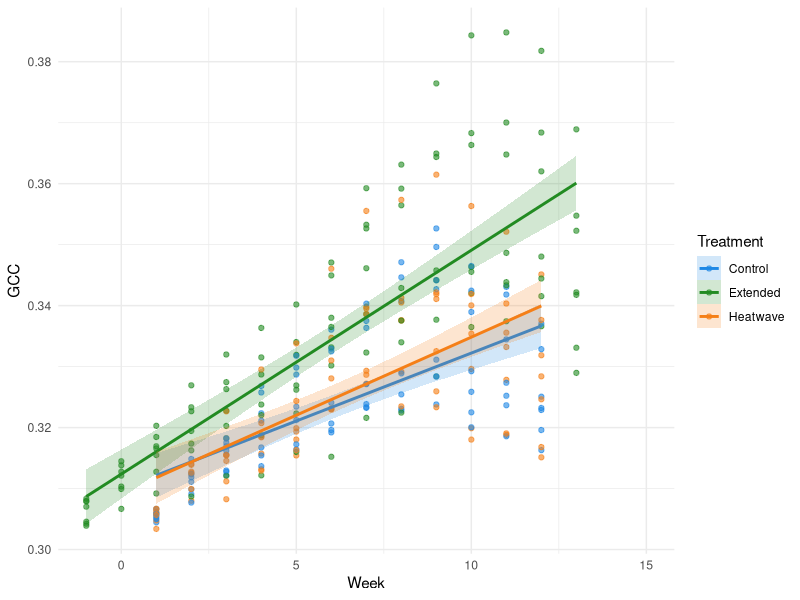
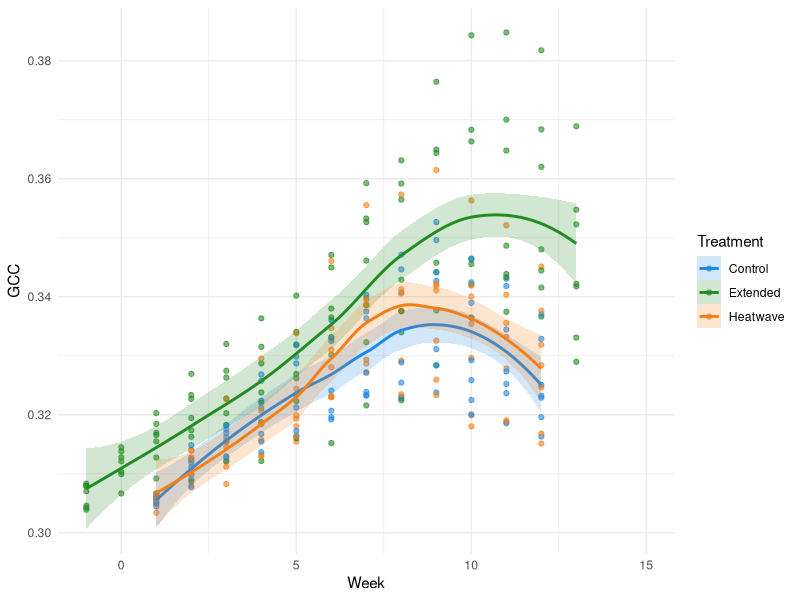
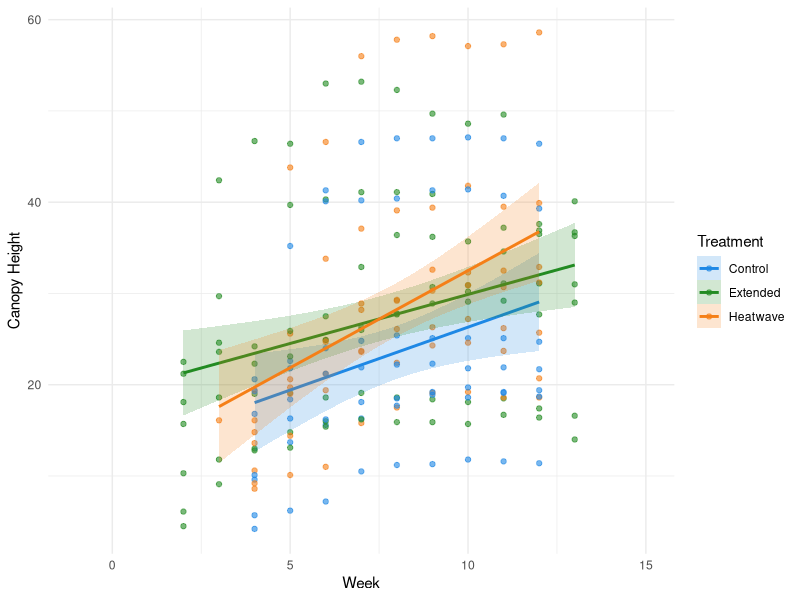
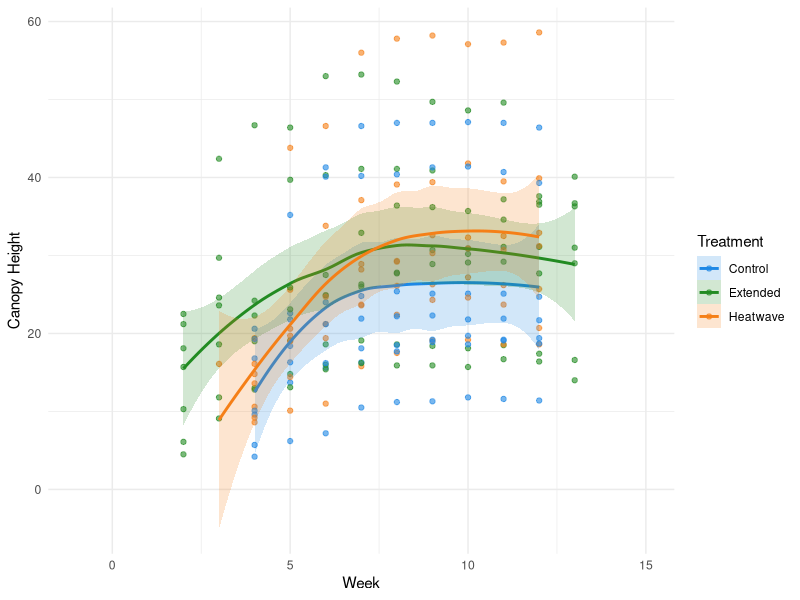
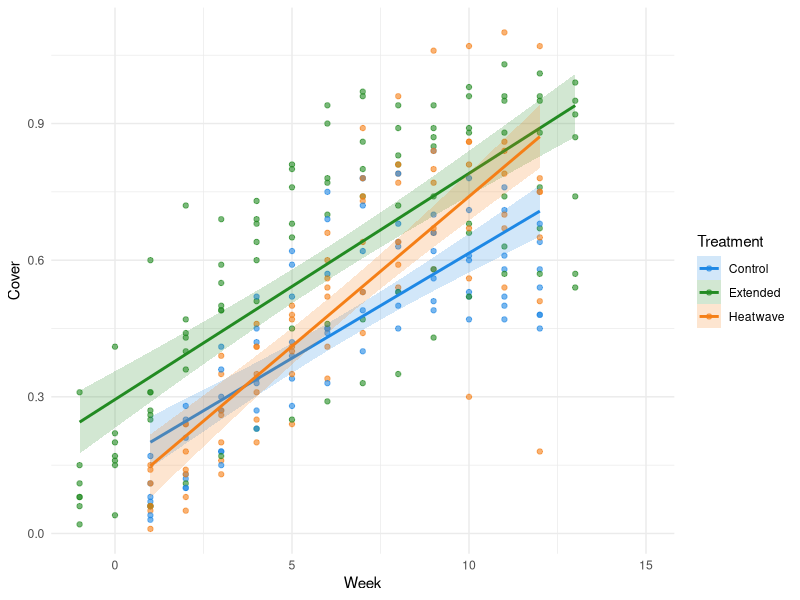
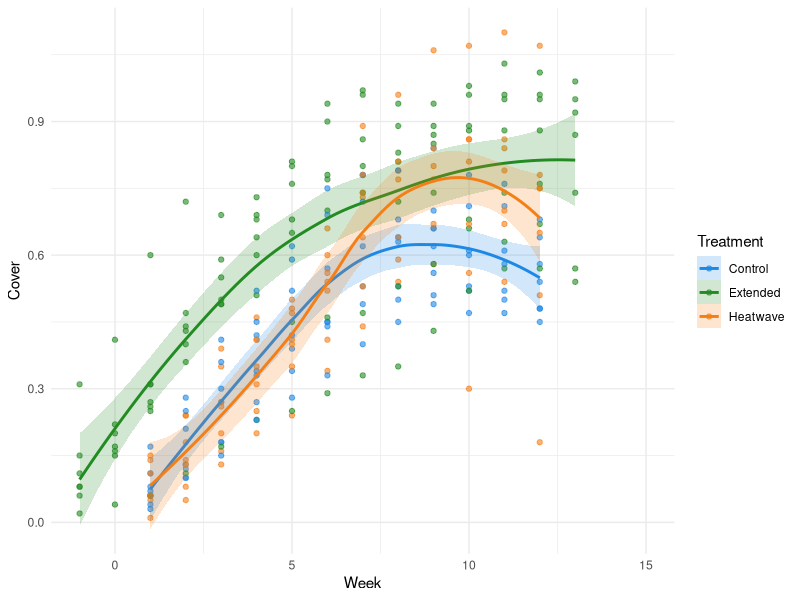
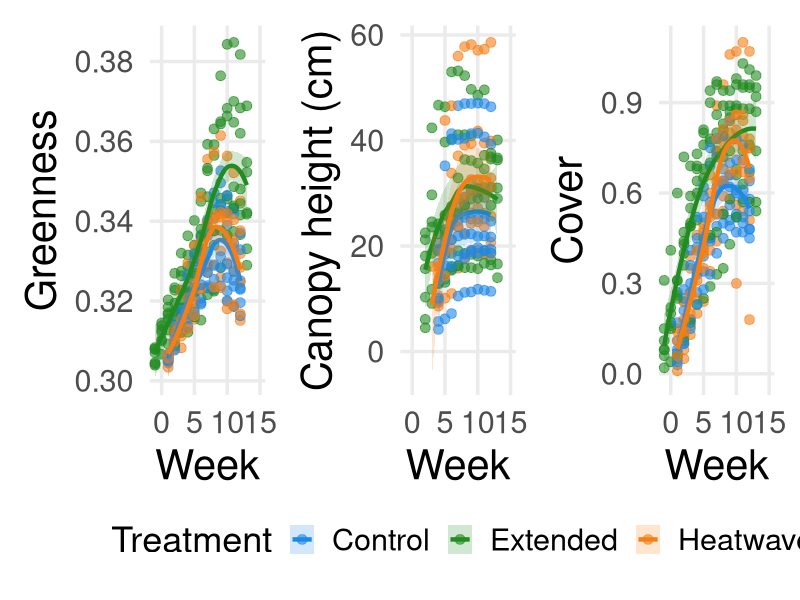
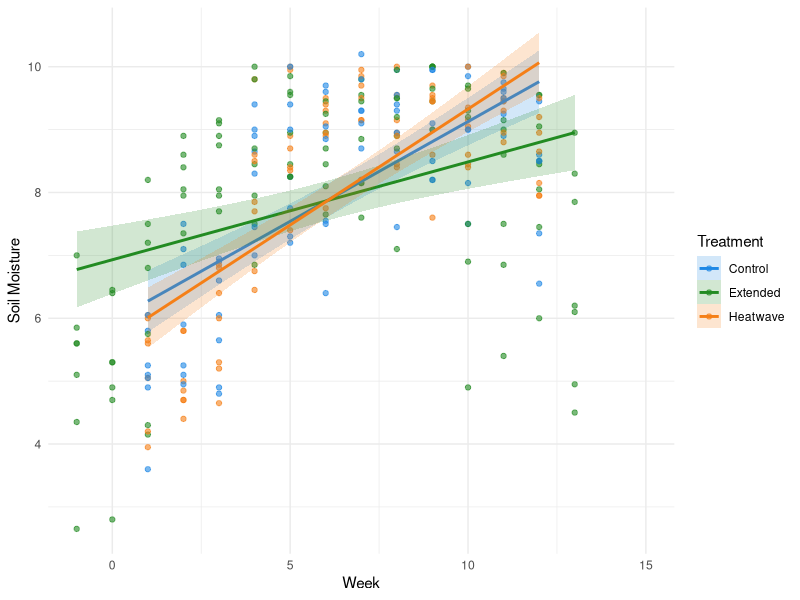

R code for these plots, in order:

############## UPDATED FIGURES ###############
#### Written by Samantha Solis de Ovando #####

# set working directory 
setwd("~/Documents/UndergradThesis/data")

####### shift extended grp by -2 weeks #######
library(dplyr)
original_data <- read.csv("MasterDataSheet_UGthesis_Feb232026.csv")
shifted_data <- original_data %>%
  mutate(measurement.week = ifelse(Treatment == "Extended",
                                   measurement.week - 2,
                                   measurement.week))
#print CSV
#write.csv(shifted_data, "shifted_dataset.csv", row.names = FALSE)

###########################################################################
################################# FIGURES #################################
###########################################################################

### IMPORTANT: USE THIS DATA WHEN PLOTTING BY TIME
plotting_with_time <- read.csv("shifted_dataset.csv")
plotting_with_time$canopyheight <- as.numeric(as.character(plotting_with_time$canopyheight))


############## PLANT PRODUCTIVITY ##############

####### GREENNESS #######

## Scatter plot with linear best fit and SE ribbon ##

### figure file name = GCC_Scatter_Linear_Ribbon

library(ggplot2)

ggplot(plotting_with_time, aes(x = measurement.week, y = meanGCC, color = Treatment)) +
  geom_point(alpha = 0.6, na.rm = TRUE) +
  geom_smooth(aes(fill = Treatment),
              method = "lm",
              se = TRUE,
              alpha = 0.2,
              na.rm = TRUE) +
  scale_color_manual(values = c(
    "Control" = "#1E88E5",
    "Extended" = "#228B22",
    "Heatwave" = "#F57F17"
  )) +
  scale_fill_manual(values = c(
    "Control" = "#1E88E5",
    "Extended" = "#228B22",
    "Heatwave" = "#F57F17"
  )) +
  labs(
    x = "Week",
    y = "GCC"
  ) +
  theme_minimal()

#############################################
## Scatter plot with local regression line ##
#file name of figure: GCC_Scatter_LocalRegression

library(ggplot2)

ggplot(plotting_with_time, aes(x = measurement.week, y = meanGCC, color = Treatment)) +
  geom_point(alpha = 0.6, na.rm = TRUE) +
  geom_smooth(aes(fill = Treatment),
              method = "loess",
              se = TRUE,
              alpha = 0.2,
              na.rm = TRUE) +
  scale_color_manual(values = c(
    "Control" = "#1E88E5",
    "Extended" = "#228B22",
    "Heatwave" = "#F57F17"
  )) +
  scale_fill_manual(values = c(
    "Control" = "#1E88E5",
    "Extended" = "#228B22",
    "Heatwave" = "#F57F17"
  )) +
  labs(
    x = "Week",
    y = "GCC"
  ) +
  theme_minimal()


###################### CANOPY HEIGHT ######################

### trouble shooting - plots not coming out right:
#class(plotting_with_time$canopyheight)
#str(plotting_with_time$canopyheight)
#plotting_with_time$canopyheight <- as.numeric(as.character(plotting_with_time$canopyheight))

### scatter with linear regression line ###
#file name: CanopyHeight_Scatter_LinearRegression
library(ggplot2)

ggplot(plotting_with_time, aes(x = measurement.week, y = canopyheight, color = Treatment)) +
  geom_point(alpha = 0.6, na.rm = TRUE) +
  geom_smooth(aes(fill = Treatment),
              method = "lm",
              se = TRUE,
              alpha = 0.2,
              na.rm = TRUE) +
  scale_color_manual(values = c(
    "Control" = "#1E88E5",
    "Extended" = "#228B22",
    "Heatwave" = "#F57F17"
  )) +
  scale_fill_manual(values = c(
    "Control" = "#1E88E5",
    "Extended" = "#228B22",
    "Heatwave" = "#F57F17"
  )) +
  labs(
    x = "Week",
    y = "Canopy Height"
  ) +
  theme_minimal()

### Canopy height scatter with local regression line ###
#file name: CanopyHeight_Scatter_LocalRegression

library(ggplot2)

ggplot(plotting_with_time, aes(x = measurement.week, y = canopyheight, color = Treatment)) +
  geom_point(alpha = 0.6, na.rm = TRUE) +
  geom_smooth(aes(fill = Treatment),
              method = "loess",
              se = TRUE,
              alpha = 0.2,
              na.rm = TRUE) +
  scale_color_manual(values = c(
    "Control" = "#1E88E5",
    "Extended" = "#228B22",
    "Heatwave" = "#F57F17"
  )) +
  scale_fill_manual(values = c(
    "Control" = "#1E88E5",
    "Extended" = "#228B22",
    "Heatwave" = "#F57F17"
  )) +
  labs(
    x = "Week",
    y = "Canopy Height"
  ) +
  theme_minimal()

###################### COVER ######################
### cover scatter with linear regression
# file name for figure: Cover_Scatter_LinearRegression

library(ggplot2)

ggplot(plotting_with_time, aes(x = measurement.week, y = CanopyExtent, color = Treatment)) +
  geom_point(alpha = 0.6, na.rm = TRUE) +
  geom_smooth(aes(fill = Treatment),
              method = "lm",
              se = TRUE,
              alpha = 0.2,
              na.rm = TRUE) +
  scale_color_manual(values = c(
    "Control" = "#1E88E5",
    "Extended" = "#228B22",
    "Heatwave" = "#F57F17"
  )) +
  scale_fill_manual(values = c(
    "Control" = "#1E88E5",
    "Extended" = "#228B22",
    "Heatwave" = "#F57F17"
  )) +
  labs(
    x = "Week",
    y = "Cover"
  ) +
  theme_minimal()

### cover scatter with local regression ###
# file name: Cover_Scatter_LocalRegression

library(ggplot2)

ggplot(plotting_with_time, aes(x = measurement.week, y = CanopyExtent, color = Treatment)) +
  geom_point(alpha = 0.6, na.rm = TRUE) +
  geom_smooth(aes(fill = Treatment),
              method = "loess",
              se = TRUE,
              alpha = 0.2,
              na.rm = TRUE) +
  scale_color_manual(values = c(
    "Control" = "#1E88E5",
    "Extended" = "#228B22",
    "Heatwave" = "#F57F17"
  )) +
  scale_fill_manual(values = c(
    "Control" = "#1E88E5",
    "Extended" = "#228B22",
    "Heatwave" = "#F57F17"
  )) +
  labs(
    x = "Week",
    y = "Cover"
  ) +
  theme_minimal()


##### FOR POSTER ###########
#### multi-panel figure ####
library(ggplot2)
install.packages("patchwork")
library(patchwork)
treatment_colours <- c(
  "Control"  = "#1E88E5",
  "Extended" = "#228B22",
  "Heatwave" = "#F57F17"
)

CAGPoster_theme <- theme_minimal(base_size = 26) +
  theme(
    axis.title = element_text(size = 30),
    axis.text = element_text(size = 22),
    legend.title = element_text(size = 26),
    legend.text = element_text(size = 22),
    panel.grid.minor = element_blank(),
    legend.position = "bottom"
  )

### make same plot for any variable for poster ###
make_poster_plot <- function(df, y_col, y_lab) {
  ggplot(df, aes(x = measurement.week, y = .data[[y_col]], color = Treatment)) +
    geom_point(alpha = 0.6, na.rm = TRUE, size = 3) +
    geom_smooth(aes(fill = Treatment),
                method = "loess",
                se = TRUE,
                alpha = 0.2,
                na.rm = TRUE,
                linewidth = 1.5) +
    scale_color_manual(values = treatment_colours) +
    scale_fill_manual(values = treatment_colours) +
    labs(x = "Week", y = y_lab, color = "Treatment", fill = "Treatment") +
    CAGPoster_theme
}

p1 <- make_poster_plot(plotting_with_time, "meanGCC", "Greenness")
p2 <- make_poster_plot(plotting_with_time, "canopyheight", "Canopy height (cm)")
p3 <- make_poster_plot(plotting_with_time, "CanopyExtent", "Cover")

### 1x3 grid
combined <- p1 + p2 + p3 + plot_layout(ncol = 3, guides = "collect") &
  theme(legend.position = "bottom")

combined

############## ABIOTIC SOIL PROPERTIES  ##############

####### SOIL MOISTURE #######
### scatter with linear regression line ###
#file name: SoilMoisture_Scatter_LinearRegression

library(ggplot2)

ggplot(plotting_with_time, aes(x = measurement.week, y = MeanSoilMoisture, color = Treatment)) +
  geom_point(alpha = 0.6, na.rm = TRUE) +
  geom_smooth(aes(fill = Treatment),
              method = "lm",
              se = TRUE,
              alpha = 0.2,
              na.rm = TRUE) +
  scale_color_manual(values = c(
    "Control" = "#1E88E5",
    "Extended" = "#228B22",
    "Heatwave" = "#F57F17"
  )) +
  scale_fill_manual(values = c(
    "Control" = "#1E88E5",
    "Extended" = "#228B22",
    "Heatwave" = "#F57F17"
  )) +
  labs(
    x = "Week",
    y = "Soil Moisture"
  ) +
  theme_minimal()

### scatter with local regression line ###
#file name: SoilMoisture_Scatter_LocalRegression

library(ggplot2)

ggplot(plotting_with_time, aes(x = measurement.week, y = MeanSoilMoisture, color = Treatment)) +
  geom_point(alpha = 0.6, na.rm = TRUE) +
  geom_smooth(aes(fill = Treatment),
              method = "loess",
              se = TRUE,
              alpha = 0.2,
              na.rm = TRUE) +
  scale_color_manual(values = c(
    "Control" = "#1E88E5",
    "Extended" = "#228B22",
    "Heatwave" = "#F57F17"
  )) +
  scale_fill_manual(values = c(
    "Control" = "#1E88E5",
    "Extended" = "#228B22",
    "Heatwave" = "#F57F17"
  )) +
  labs(
    x = "Week",
    y = "Soil Moisture"
  ) +
  theme_minimal()

#################### SOIL PH ####################

### scatter with linear regression line ###
#file name: SoilpH_Scatter_LinearRegression

library(ggplot2)

ggplot(plotting_with_time, aes(x = measurement.week, y = MEANpH, color = Treatment)) +
  geom_point(alpha = 0.6, na.rm = TRUE) +
  geom_smooth(aes(fill = Treatment),
              method = "lm",
              se = TRUE,
              alpha = 0.2,
              na.rm = TRUE) +
  scale_color_manual(values = c(
    "Control" = "#1E88E5",
    "Extended" = "#228B22",
    "Heatwave" = "#F57F17"
  )) +
  scale_fill_manual(values = c(
    "Control" = "#1E88E5",
    "Extended" = "#228B22",
    "Heatwave" = "#F57F17"
  )) +
  labs(
    x = "Week",
    y = "Soil pH"
  ) +
  theme_minimal()

### scatter with local regression line ###
#file name: SoilpH_Scatter_LocalRegression

library(ggplot2)

ggplot(plotting_with_time, aes(x = measurement.week, y = MEANpH, color = Treatment)) +
geom_point(alpha = 0.6, na.rm = TRUE) +
geom_smooth(aes(fill = Treatment),
              method = "loess",
              se = TRUE,
              alpha = 0.2,
              na.rm = TRUE) +
scale_color_manual(values = c(
  "Control" = "#1E88E5",
  "Extended" = "#228B22",
  "Heatwave" = "#F57F17"
  )) +
  scale_fill_manual(values = c(
  "Control" = "#1E88E5",
  "Extended" = "#228B22",
  "Heatwave" = "#F57F17"
  )) +
  labs(
    x = "Week",
    y = "Soil pH"
  ) +
  theme_minimal()

#############1x2 Grid for Poster################
### save as: 2500x800

CAGPoster_theme <- theme_minimal(base_size = 26) +
  theme(
    axis.title = element_text(size = 30),
    axis.text = element_text(size = 22),
    legend.title = element_text(size = 26),
    legend.text = element_text(size = 22),
    panel.grid.minor = element_blank(),
    legend.position = "bottom"
  )

### make same plot for any variable for poster ###
poster_plot <- function(df, y_col, y_lab) {
  ggplot(df, aes(x = measurement.week, y = .data[[y_col]], color = Treatment)) +
    geom_point(alpha = 0.6, na.rm = TRUE, size = 3) +
    geom_smooth(aes(fill = Treatment),
                method = "loess",
                se = TRUE,
                alpha = 0.2,
                na.rm = TRUE,
                linewidth = 1.5) +
    scale_color_manual(values = treatment_colours) +
    scale_fill_manual(values = treatment_colours) +
    labs(x = "Week", y = y_lab, color = "Treatment", fill = "Treatment") +
    CAGPoster_theme
}

p1 <- poster_plot(plotting_with_time, "MeanSoilMoisture", "Soil Moisture")
p2 <- poster_plot(plotting_with_time, "MEANpH", "pH")

### 1x3 grid
combined <- p1 + p2 + plot_layout(ncol = 2, guides = "collect") &
  theme(legend.position = "bottom")

combined


###### side by side box plot (heatwave and autumn only) ##########

################### PLANT PHYSIOLOGICAL RESPONSE #######################
library(ggplot2)
library(dplyr)
library(patchwork)

treat_cols <- c(
  "Control"  = "#1E88E5",
  "Extended" = "#228B22",
  "Heatwave" = "#F57F17"
)

# only Heat wave & Autumn
soil_data <- plotting_with_time %>%
  filter(Season %in% c("Late summer / heatwave", "Autumn")) %>%
  mutate(
    Season = factor(Season, levels = c("Late summer / heatwave", "Autumn")),
    Treatment = factor(Treatment, levels = c("Control", "Heatwave", "Extended"))
  )

# pH plot
pH_plot <- ggplot(soil_data, aes(x = Season, y = MEANpH, fill = Treatment)) +
  geom_boxplot(
    width = 0.65,
    outlier.alpha = 0.5,
    na.rm = TRUE,
    position = position_dodge(width = 0.75)
  ) +
  scale_fill_manual(values = treat_cols) +
  labs(
    title = "Soil pH",
    x = NULL,
    y = "Mean pH",
    fill = "Treatment"
  ) +
  theme_minimal(base_size = 22) +
  theme(
    legend.position = "bottom",
    panel.grid.minor = element_blank()
  )

# Moisture
moisture_plot <- ggplot(soil_data, aes(x = Season, y = MeanSoilMoisture, fill = Treatment)) +
  geom_boxplot(
    width = 0.65,
    outlier.alpha = 0.5,
    na.rm = TRUE,
    position = position_dodge(width = 0.75)
  ) +
  scale_fill_manual(values = treat_cols) +
  labs(
    title = "Soil Moisture",
    x = NULL,
    y = "Mean soil moisture",
    fill = "Treatment"
  ) +
  theme_minimal(base_size = 22) +
  theme(
    legend.position = "bottom",
    panel.grid.minor = element_blank()
  )

#combine plots 1x2 grid + one legend
combined <- (pH_plot + moisture_plot) +
  plot_layout(ncol = 2, guides = "collect") &
  theme(legend.position = "bottom")

combined

#### EVAPOTRANSPIRATION ###
# Pot water loss / week. ET proxy. 

### scatter with linear regression line ###
#file name: Evapotranspiration_Scatter_LinearRegression

library(ggplot2)

ggplot(plotting_with_time, aes(x = measurement.week, y = EvapotranspirationRate, color = Treatment)) +
  geom_point(alpha = 0.6, na.rm = TRUE) +
  geom_smooth(aes(fill = Treatment),
              method = "lm",
              se = TRUE,
              alpha = 0.2,
              na.rm = TRUE) +
  scale_color_manual(values = c(
    "Control" = "#1E88E5",
    "Extended" = "#228B22",
    "Heatwave" = "#F57F17"
  )) +
  scale_fill_manual(values = c(
    "Control" = "#1E88E5",
    "Extended" = "#228B22",
    "Heatwave" = "#F57F17"
  )) +
  labs(
    x = "Week",
    y = "Evapotranspiration (Kg lost/week)"
  ) +
  theme_minimal()

### scatter with local regression line ###
#file name: Evapotranspiration_Scatter_LocalRegression

library(ggplot2)

ggplot(plotting_with_time, aes(x = measurement.week, y = EvapotranspirationRate, color = Treatment)) +
  geom_point(alpha = 0.6, na.rm = TRUE) +
  geom_smooth(aes(fill = Treatment),
              method = "loess",
              se = TRUE,
              alpha = 0.2,
              na.rm = TRUE) +
  scale_color_manual(values = c(
    "Control" = "#1E88E5",
    "Extended" = "#228B22",
    "Heatwave" = "#F57F17"
  )) +
  scale_fill_manual(values = c(
    "Control" = "#1E88E5",
    "Extended" = "#228B22",
    "Heatwave" = "#F57F17"
  )) +
  labs(
    x = "Week",
    y = "Evapotranspiration (Kg lost/week)"
  ) +
  theme_minimal(base_size = 26)

###################### ECOSYSTEM GAS FLUXES #######################

############ CO2 respiration #########

### scatter with linear regression line ###
#file name: CO2_Scatter_LinearRegression

library(ggplot2)

ggplot(plotting_with_time, aes(x = measurement.week, y = CO2flux, color = Treatment)) +
  geom_point(alpha = 0.6, na.rm = TRUE) +
  geom_smooth(aes(fill = Treatment),
              method = "lm",
              se = TRUE,
              alpha = 0.2,
              na.rm = TRUE) +
  scale_color_manual(values = c(
    "Control" = "#1E88E5",
    "Extended" = "#228B22",
    "Heatwave" = "#F57F17"
  )) +
  scale_fill_manual(values = c(
    "Control" = "#1E88E5",
    "Extended" = "#228B22",
    "Heatwave" = "#F57F17"
  )) +
  labs(
    x = "Week",
    y = "CO2 respiration"
  ) +
  theme_minimal()

### Scatter with local regression line ###
#File name: CO2_Scatter_LocalRegression

library(ggplot2)

ggplot(plotting_with_time, aes(x = measurement.week, y = CO2flux, color = Treatment)) +
  geom_point(alpha = 0.6, na.rm = TRUE) +
  geom_smooth(aes(fill = Treatment),
              method = "loess",
              se = TRUE,
              alpha = 0.2,
              na.rm = TRUE) +
  scale_color_manual(values = c(
    "Control" = "#1E88E5",
    "Extended" = "#228B22",
    "Heatwave" = "#F57F17"
  )) +
  scale_fill_manual(values = c(
    "Control" = "#1E88E5",
    "Extended" = "#228B22",
    "Heatwave" = "#F57F17"
  )) +
  labs(
    x = "Week",
    y = "CO2 respiration"
  ) +
  theme_minimal(base_size = 26)


############### CH4 Respiration ###############

### scatter with linear regression line ###
#file name: CH4_Scatter_LinearRegression

library(ggplot2)

ggplot(plotting_with_time, aes(x = measurement.week, y = CH4flux, color = Treatment)) +
  geom_point(alpha = 0.6, na.rm = TRUE) +
  geom_smooth(aes(fill = Treatment),
              method = "lm",
              se = TRUE,
              alpha = 0.2,
              na.rm = TRUE) +
  scale_color_manual(values = c(
    "Control" = "#1E88E5",
    "Extended" = "#228B22",
    "Heatwave" = "#F57F17"
  )) +
  scale_fill_manual(values = c(
    "Control" = "#1E88E5",
    "Extended" = "#228B22",
    "Heatwave" = "#F57F17"
  )) +
  labs(
    x = "Week",
    y = "CH4 respiration"
  ) +
  theme_minimal()

##########################################
### Scatter with local regression line ###
#File name: CH4_Scatter_LocalRegression###
##### includes dashed season lines (needs to be updaed) - not working:
#mid-summer line is missing, text overlapping

library(ggplot2)

#added for season labels
library(dplyr)
season_blocks <- plotting_with_time %>%
  filter(!is.na(SeasonLabels), !is.na(measurement.week)) %>%
  group_by(SeasonLabels) %>%
  summarise(
    xmin = min(measurement.week),
    xmax = max(measurement.week),
    xmid = (xmin + xmax) / 2,
    .groups = "drop"
  )
heatwave_start <- 5
heatwave_end <- 7

yr <- range(plotting_with_time$CH4flux, na.rm = TRUE)
y_label <- yr[1] - 0.15 * diff(yr)

### scatter original
ggplot(plotting_with_time, aes(x = measurement.week, y = CH4flux, color = Treatment)) +

##### heatwave shaded block ######
  geom_rect(
    aes(xmin = heatwave_start, xmax = heatwave_end,
        ymin = -Inf, ymax = Inf),
    inherit.aes = FALSE,
    fill = "#ffdbdc",
    alpha = 0.15
  ) +
  
#### dashed season lines #####
geom_vline(
  data = season_blocks,
  aes(xintercept = xmin),
  linetype = "dashed",
  color = "black",
  alpha = 0.6
) +
  
### season labels ###
  geom_text(
    data = season_blocks,
    aes(x = xmid, y = y_label, label = gsub(" ", "\n", SeasonLabels)),
    inherit.aes = FALSE,
    color = "black",
    size = 3,
    lineheight = 0.9
  ) +
  
  expand_limits(y = y_label)+

  ##############################
  geom_point(alpha = 0.6, na.rm = TRUE) +
  geom_smooth(aes(fill = Treatment),
              method = "loess",
              se = TRUE,
              alpha = 0.2,
              na.rm = TRUE) +
  scale_color_manual(values = c(
    "Control" = "#1E88E5",
    "Extended" = "#228B22",
    "Heatwave" = "#F57F17"
  )) +
  scale_fill_manual(values = c(
    "Control" = "#1E88E5",
    "Extended" = "#228B22",
    "Heatwave" = "#F57F17"
  )) +
  labs(
    x = "Week",
    y = "CH4 respiration"
  ) +
  theme_minimal()


################################################################
####### BOX PLOTS - add significance lines BETWEEN BOXES! ######
######################## PLANT RESPONSE ########################


################### FOR POSTER #################
## save as: width = 2500, height = 2100 ##
####### GCC #######
library(ggplot2)
library(dplyr)

box_data <- plotting_with_time %>%
  mutate(
    Treatment = factor(Treatment, levels = c("Control", "Heatwave", "Extended")),
    Season = factor(
    Season, 
    levels = c("Early summer", "Mid-summer", "Late summer / heatwave", "Autumn"),
    labels = c("Early summer", "Mid-summer", "Heat wave", "Autumn"))
  ) %>%
  filter(!is.na(meanGCC))

p <- ggplot(box_data, aes(x = Treatment, y = meanGCC, fill = Treatment)) +
  geom_boxplot(width = 0.7, outlier.alpha = 0.6) +
  facet_grid(. ~ Season) +
  labs(
    title = "GCC by treatment across seasons",
    x = "",
    y = "GCC",
    fill = "Treatment"
  ) +
  scale_fill_manual(values = c(
    "Control"  = "#2C6DB2",
    "Extended" = "#2E7D32",
    "Heatwave" = "#D55E00"
  )) +
  theme_minimal(base_size = 50) +
  theme(
    legend.position = "right",
    strip.text = element_text(face = "bold"),
    axis.text.x = element_blank(),
    axis.ticks.x = element_blank()
  )

print(p)

#####################################
######### CANOPY HEIGHT #############
############ BOX PLOT ###############

## save as: width = 2500, height = 2100 ##
####### Canopy Height #######
library(ggplot2)
library(dplyr)

box_data <- plotting_with_time %>%
  mutate(
    Treatment = factor(Treatment, levels = c("Control", "Heatwave", "Extended")),
    Season = factor(
      Season, 
      levels = c("Early summer", "Mid-summer", "Late summer / heatwave", "Autumn"),
      labels = c("Early summer", "Mid-summer", "Heat wave", "Autumn"))
  ) %>%
  filter(!is.na(canopyheight))

p <- ggplot(box_data, aes(x = Treatment, y = canopyheight, fill = Treatment)) +
  geom_boxplot(width = 0.7, outlier.alpha = 0.6) +
  facet_grid(. ~ Season) +
  labs(
    title = "Canopy Height by treatment across seasons",
    x = "",
    y = "GCC",
    fill = "Treatment"
  ) +
  scale_fill_manual(values = c(
    "Control"  = "#2C6DB2",
    "Extended" = "#2E7D32",
    "Heatwave" = "#D55E00"
  )) +
  theme_minimal(base_size = 50) +
  theme(
    legend.position = "right",
    strip.text = element_text(face = "bold"),
    axis.text.x = element_blank(),
    axis.ticks.x = element_blank()
  )

print(p)

#####################################
################# COVER #############
############ BOX PLOT ###############

## save as: width = 2500, height = 2100 ##
####### CO2 #######
library(ggplot2)
library(dplyr)

box_data <- plotting_with_time %>%
  mutate(
    Treatment = factor(Treatment, levels = c("Control", "Heatwave", "Extended")),
    Season = factor(
      Season, 
      levels = c("Early summer", "Mid-summer", "Late summer / heatwave", "Autumn"),
      labels = c("Early summer", "Mid-summer", "Heat wave", "Autumn"))
  ) %>%
  filter(!is.na(CO2flux)) %>%
  filter(Season %in% c("Heat wave", "Autumn"))

p <- ggplot(box_data, aes(x = Treatment, y = CO2flux, fill = Treatment)) +
  geom_boxplot(width = 0.7, outlier.alpha = 0.6) +
  facet_grid(. ~ Season) +
  labs(
    title = "CO2 Respiration during heat wave and autumn",
    x = "",
    y = "CO2 flux",
    fill = "Treatment"
  ) +
  scale_fill_manual(values = c(
    "Control"  = "#2C6DB2",
    "Extended" = "#2E7D32",
    "Heatwave" = "#D55E00"
  )) +
  theme_minimal(base_size = 50) +
  theme(
    legend.position = "right",
    strip.text = element_text(face = "bold"),
    axis.text.x = element_blank(),
    axis.ticks.x = element_blank()
  )

print(p)
